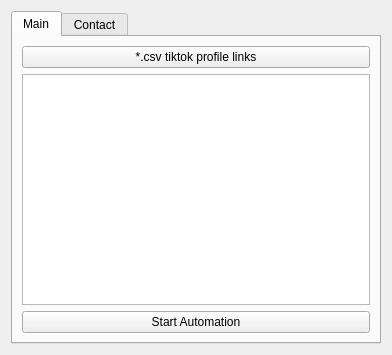
<?xml version="1.0" encoding="UTF-8"?>
<ui version="4.0">
 <class>widget</class>
 <widget class="QWidget" name="widget">
  <property name="geometry">
   <rect>
    <x>0</x>
    <y>0</y>
    <width>392</width>
    <height>355</height>
   </rect>
  </property>
  <property name="windowTitle">
   <string>Tiktok Downloader</string>
  </property>
  <layout class="QVBoxLayout" name="verticalLayout_2">
   <item>
    <widget class="QTabWidget" name="tabWidget">
     <property name="currentIndex">
      <number>0</number>
     </property>
     <widget class="QWidget" name="tab">
      <attribute name="title">
       <string>Main</string>
      </attribute>
      <layout class="QHBoxLayout" name="horizontalLayout_2">
       <item>
        <layout class="QVBoxLayout" name="verticalLayout">
         <item>
          <widget class="QPushButton" name="pushButton">
           <property name="text">
            <string>*.csv tiktok profile links</string>
           </property>
          </widget>
         </item>
         <item>
          <widget class="QTextBrowser" name="textBrowser"/>
         </item>
         <item>
          <widget class="QPushButton" name="pushButton_2">
           <property name="text">
            <string>Start Automation</string>
           </property>
          </widget>
         </item>
        </layout>
       </item>
      </layout>
     </widget>
     <widget class="QWidget" name="tab_2">
      <attribute name="title">
       <string>Contact</string>
      </attribute>
      <layout class="QVBoxLayout" name="verticalLayout_3">
       <item>
        <widget class="QLabel" name="label_2">
         <property name="text">
          <string>https://fiverr.com/ajmiranisha</string>
         </property>
        </widget>
       </item>
      </layout>
     </widget>
    </widget>
   </item>
  </layout>
 </widget>
 <resources/>
 <connections/>
</ui>
